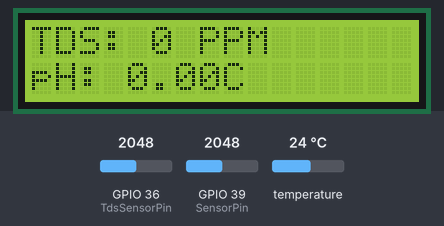
A sketch run on a simulated ESP32. Shown: 16×2 character LCD. The inputs (shaded band) are chosen by the test bench; at power-on: temperature 24 °C, GPIO 39 (SensorPin) = 2048, GPIO 36 (TdsSensorPin) = 2048. WiFi joins after 1.5 s; servers stay silent unless stated; what the sketch prints to the serial monitor is not drawn.

Above: at 3.5 s.
3.6 s: temperature set to 4 °C
At 7.2 s:
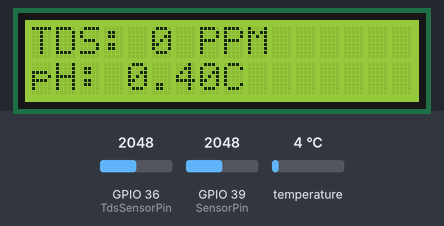
9.2 s: GPIO 39 (SensorPin) set to 2866
At 11.8 s:
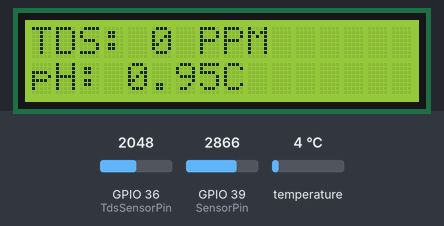
14.6 s: temperature set to 12 °C
At 15.3 s:
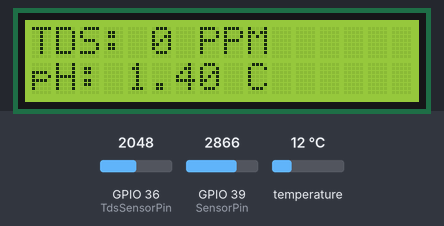
18.2 s: temperature set to 4 °C
At 19.9 s:
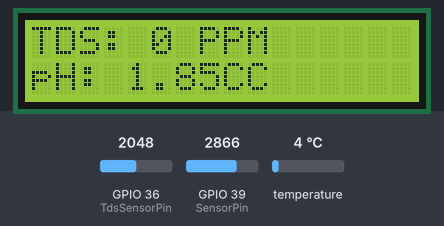
24.5 s: GPIO 39 (SensorPin) set to 3603
At 27.9 s:
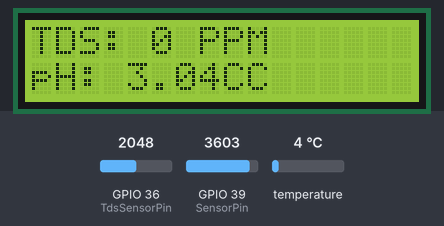
30.8 s: GPIO 36 (TdsSensorPin) set to 1228
At 60.5 s:
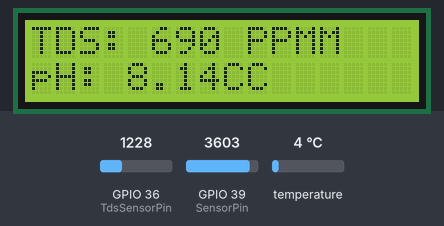
Timing chart, 0 to 62.0 s (numbered marks = the images above; inputs shaded):
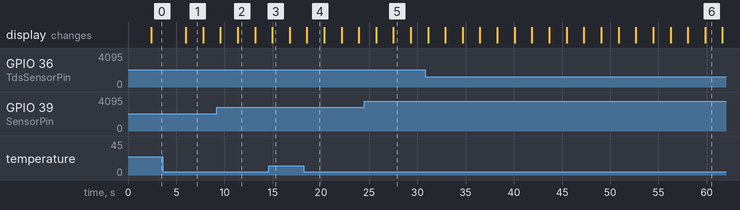

Measured:
- after the input at 18.2 s, the display: changes after 0.35 s (image 4)
- what the display in image 1 shows lasts 1.8 s, from 6.0 s to 7.8 s

The sketch:

final_LCD.ino
```cpp
#define BLYNK_TEMPLATE_ID "TMPL6pgAKvDxM"
#define BLYNK_TEMPLATE_NAME "test"
#define BLYNK_AUTH_TOKEN "VyIK9cPsMwVGqr1wH9zMMhfF3zT1epnb"
#define BLYNK_PRINT Serial
#include <Wire.h>
#include <OneWire.h>
#include <DallasTemperature.h>
#include <WiFi.h>
#include <WiFiClient.h>
#include <BlynkSimpleEsp32.h>
#include <GravityTDS.h>
#include <DHT.h>
#include <LiquidCrystal_I2C.h>
LiquidCrystal_I2C lcd(0x27, 16, 2);
// Replace with your network credentials
// const char* ssid = "ASUS";
// const char* password = "123123123";

const char* ssid = "Realmegt";
const char* password = "12345678";


//TDS
#define TdsSensorPin 36
#define VREF 3.3  // analog reference voltage(Volt) of the ADC
#define SCOUNT 30
GravityTDS tds;

//DS18B20 temperature sensor
#define ONE_WIRE_BUS 23
OneWire oneWire(ONE_WIRE_BUS);
DallasTemperature sensors(&oneWire);
float tempC;

// //DHT11
// #define DHTPIN 22
// #define DHTTYPE DHT11
// DHT dht(DHTPIN, DHTTYPE);
BlynkTimer timer;

//pH
#define SensorPin 39  //pH meter Analog output to Arduino Analog Input 0
#define Offset 0.4    //deviation compensate
// #define LED 13
#define samplingInterval 20
#define printInterval 800
#define ArrayLenth 40     //times of collection
int pHArray[ArrayLenth];  //Store the average value of the sensor feedback
int pHArrayIndex = 0;

static float pHValue;
void setup() {
  lcd.init();
  lcd.backlight();
  // pinMode(LED,OUTPUT);
  pinMode(TdsSensorPin, INPUT);
  // Initialize serial communication
  Serial.begin(115200);

  // Connect to Wi-Fi
  WiFi.begin(ssid, password);
  while (WiFi.status() != WL_CONNECTED) {
    delay(1000);
    Serial.println("Connecting to WiFi...");
  }
  Serial.println("Connected to WiFi");

  // Initialize Blynk
  Blynk.begin(BLYNK_AUTH_TOKEN, ssid, password);
  //TDS sensor
  tds.begin();
  //DS18B20 temperature sensor
  sensors.begin();
  // //DHT11
  // dht.begin();
  // timer.setInterval(1000L, sendDHT);
  timer.setInterval(1000L, sendTDS);
  timer.setInterval(1000L, sendDS18);
  timer.setInterval(1000L, sendpH);
}

//
// sum of sample point

int analogBuffer[SCOUNT];  // store the analog value in the array, read from ADC
int analogBufferTemp[SCOUNT];
int analogBufferIndex = 0;
int copyIndex = 0;

float averageVoltage = 0;
float tdsValue = 0;
float temperature = 25;  // current temperature for compensation

//TDS
// median filtering algorithm
int getMedianNum(int bArray[], int iFilterLen) {
  int bTab[iFilterLen];
  for (byte i = 0; i < iFilterLen; i++)
    bTab[i] = bArray[i];
  int i, j, bTemp;
  for (j = 0; j < iFilterLen - 1; j++) {
    for (i = 0; i < iFilterLen - j - 1; i++) {
      if (bTab[i] > bTab[i + 1]) {
        bTemp = bTab[i];
        bTab[i] = bTab[i + 1];
        bTab[i + 1] = bTemp;
      }
    }
  }
  if ((iFilterLen & 1) > 0) {
    bTemp = bTab[(iFilterLen - 1) / 2];
  } else {
    bTemp = (bTab[iFilterLen / 2] + bTab[iFilterLen / 2 - 1]) / 2;
  }
  return bTemp;
}
//pH
double avergearray(int* arr, int number) {
  int i;
  int max, min;
  double avg;
  long amount = 0;
  if (number <= 0) {
    Serial.println("Error number for the array to avraging!/n");
    return 0;
  }
  if (number < 5) {  //less than 5, calculated directly statistics
    for (i = 0; i < number; i++) {
      amount += arr[i];
    }
    avg = amount / number;
    return avg;
  } else {
    if (arr[0] < arr[1]) {
      min = arr[0];
      max = arr[1];
    } else {
      min = arr[1];
      max = arr[0];
    }
    for (i = 2; i < number; i++) {
      if (arr[i] < min) {
        amount += min;  //arr<min
        min = arr[i];
      } else {
        if (arr[i] > max) {
          amount += max;  //arr>max
          max = arr[i];
        } else {
          amount += arr[i];  //min<=arr<=max
        }
      }  //if
    }    //for
    avg = (double)amount / (number - 2);
  }  //if
  return avg;
}

// void sendDHT()
// {
//   float h = dht.readHumidity();
//   float t = dht.readTemperature(); // or dht.readTemperature(true) for Fahrenheit

//   if (isnan(h) || isnan(t)) {
//     Serial.println("Failed to read from DHT sensor!");
//     return;
//   }
//   Serial.println("Temp: ");
//   Serial.println(t);
//   Serial.print("Hum: ");
//   Serial.println(h);
//   // You can send any value at any time.
//   // Please don't send more that 10 values per second.
//   Blynk.virtualWrite(V3, h);
//   Blynk.virtualWrite(V2, t);
// }
void sendDS18() {
  // Read DS18B20 temperature sensor value
  sensors.requestTemperatures();
  tempC = sensors.getTempCByIndex(0);

  // Print sensor values to serial monitor
  Serial.print("Water Temperature: ");
  Serial.println(tempC);

  // Send sensor values to Blynk

  Blynk.virtualWrite(V4, tempC);
}
void sendTDS() {
  // Read TDS sensor value
  static unsigned long analogSampleTimepoint = millis();
  if (millis() - analogSampleTimepoint > 40U)  //every 40 milliseconds,read the analog value from the ADC
  {
    analogSampleTimepoint = millis();
    analogBuffer[analogBufferIndex] = analogRead(TdsSensorPin);  //read the analog value and store into the buffer
    analogBufferIndex++;
    if (analogBufferIndex == SCOUNT)
      analogBufferIndex = 0;
  }
  static unsigned long printTimepoint = millis();
  if (millis() - printTimepoint > 800U) {
    printTimepoint = millis();
    for (copyIndex = 0; copyIndex < SCOUNT; copyIndex++)
      analogBufferTemp[copyIndex] = analogBuffer[copyIndex];
    averageVoltage = getMedianNum(analogBufferTemp, SCOUNT) * (float)VREF / 4096.0;                                                                                                   // read the analog value more stable by the median filtering algorithm, and convert to voltage value
    float compensationCoefficient = 1.0 + 0.02 * (tempC - 25.0);                                                                                                                      //temperature compensation formula: fFinalResult(25^C) = fFinalResult(current)/(1.0+0.02*(fTP-25.0));
    float compensationVolatge = averageVoltage / compensationCoefficient;                                                                                                             //temperature compensation
    tdsValue = (133.42 * compensationVolatge * compensationVolatge * compensationVolatge - 255.86 * compensationVolatge * compensationVolatge + 857.39 * compensationVolatge) * 0.5;  //convert voltage value to tds value

    Serial.print("TDS Value:");
    Serial.print(tdsValue, 0);
    Serial.println("ppm");
    Blynk.virtualWrite(V0, tdsValue);
  }
}

void sendpH() {
  static unsigned long samplingTime = millis();
  static unsigned long printTime = millis();
  static float voltage;
  if (millis() - samplingTime > samplingInterval) {
    pHArray[pHArrayIndex++] = analogRead(SensorPin);
    if (pHArrayIndex == ArrayLenth) pHArrayIndex = 0;
    voltage = avergearray(pHArray, ArrayLenth) * 3.5 / 4096;
    pHValue = 3.5 * voltage + Offset;
    samplingTime = millis();
  }
  if (millis() - printTime > printInterval)  //Every 800 milliseconds, print a numerical, convert the state of the LED indicator
  {
    Serial.print("pH value: ");
    Serial.println(pHValue, 2);
    // digitalWrite(LED,digitalRead(LED)^1);
    printTime = millis();
  }
  // Send sensor values to Blynk
  Blynk.virtualWrite(V1, pHValue);
}
void displayValue(){
 lcd.setCursor(0, 0);
  lcd.print("TDS: ");
  lcd.print(tdsValue, 0);
  lcd.print(" PPM");

  lcd.setCursor(0, 1);
  lcd.print("Temp: ");
  lcd.print(tempC, 0);
  lcd.print(" C");

  lcd.setCursor(0, 2);
  lcd.print("pH: ");
  lcd.print(pHValue);

}
void loop() {


  Blynk.run();
  timer.run();
  displayValue();
  // Wait for 1 second
  delay(1000);

}
```
